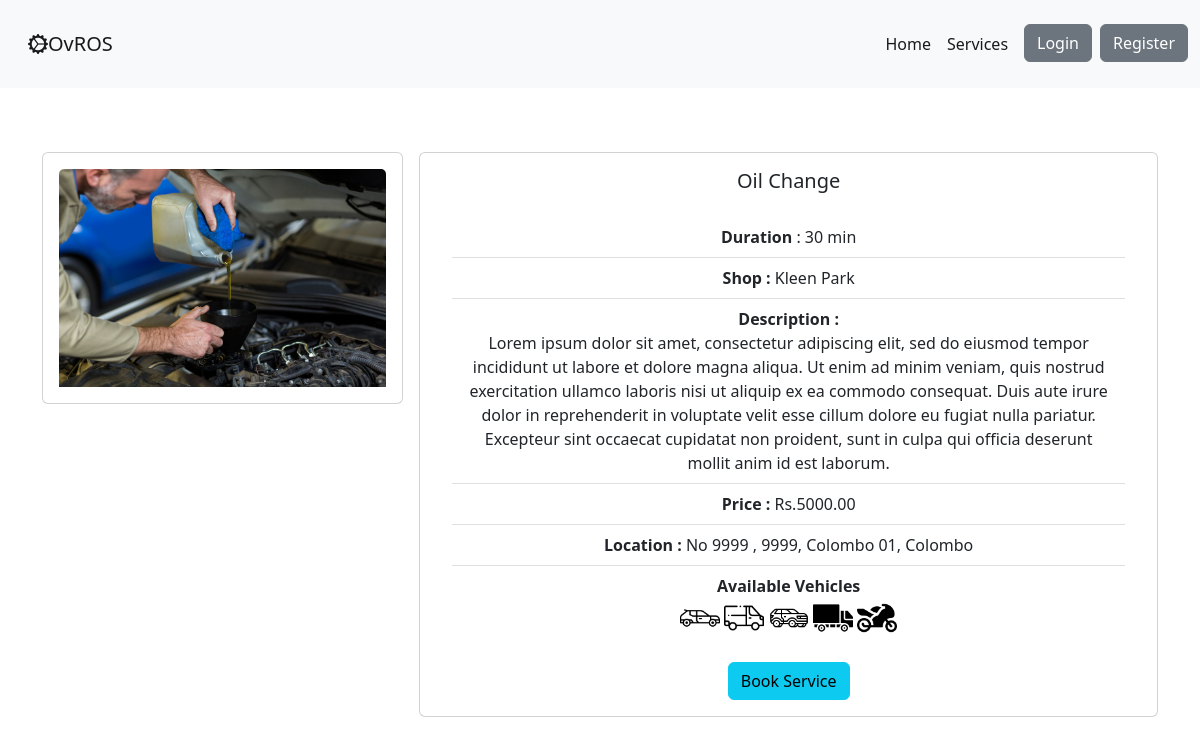
Screenshot of /service/service/2 with the database file from the repository.
### ovros_service_module/models.py (models this page shows, shortened)
class Service(models.Model):
    shop = models.ForeignKey(to=ShopProfile, on_delete=models.CASCADE)
    service_name = models.CharField(max_length=100)
    service_image = models.ImageField(upload_to='images/service_img', blank=True)
    service_description = models.CharField(max_length=500, default='', blank=True)
    service_price = models.DecimalField(max_digits=10, decimal_places=2)
    service_duration = models.CharField(max_length=5)
    is_for_car = models.BooleanField(verbose_name="Available for car", default=False)
    is_for_van = models.BooleanField(verbose_name="Available for van", default=False)
    is_for_suv = models.BooleanField(verbose_name="Available for suv", default=False)
    is_for_lorry = models.BooleanField(verbose_name="Available for lorry", default=False)
    is_for_bike = models.BooleanField(verbose_name="Available for bike", default=False)
    service_availability = models.BooleanField(
        verbose_name="Service availability",
        default=False,
        help_text="is service available currently"
    )
    date_created = models.DateField(auto_now_add=True)
    date_updated = models.DateField(auto_now=True)

### ovros_user_module/models.py (models this page shows, shortened)
class ShopProfile(models.Model):
    user = models.OneToOneField(settings.AUTH_USER_MODEL, on_delete=models.CASCADE)
    user_role = models.CharField('Type', max_length=40, choices=Types.choices, default=Types.USER_SHOP)
    shop_name = models.CharField(max_length=100, help_text="Service Shop name")
    shop_address_no = models.CharField(
        max_length=200,
        help_text="Service Shop address Number",
        default=9999
    )
    shop_address_street = models.CharField(
        max_length=200,
        help_text="Service Shop address street",
        default=9999
    )
    shop_address_city = models.CharField(
        max_length=200,
        help_text="Service Shop address city",
        default=9999
    )
    shop_address_district = models.CharField(
        max_length=200,
        help_text="Service Shop address district",
        default=9999
    )
    shop_contact = models.CharField(max_length=10)
    def get_full_address(self):
        return f'No {self.shop_address_no} , ' \
               f'{self.shop_address_street}, ' \
               f'{self.shop_address_city}, ' \
               f'{self.shop_address_district}'

### ovros_service_module/views.py (the view)
# urls.py: path('service/<service_id>', views.service_detail, name='service_detail'),
def service_detail(request, service_id):
    if request.user.is_authenticated:
        user_profile_role = request.session['profile_data']['profile_data']['profile_role']
        print(service_id, '  ', user_profile_role)
    else:
        user_profile_role = "USER_CUSTOMER"
    service = Service.objects.get(id=service_id)
    return render(request, 'services/service_detail.html',
                  {'service': service,
                   'user_role': user_profile_role
                   })

### ovros_user_module/context_processors.py (called while the page is built)
def profile_data(request):
    return {'profile_data': ProfileData(request)}

### templates/services/service_detail.html (shortened to what this page needs)
{% extends 'base.html' %}
{% load static %}
{% block content %}
    <section id="ovros-service">
        <div class="container">
            <div class="row my-5 g-3">
                <div class="col-12 col-md-6 col-lg-4">
                    <div class="card">
                        <div class="card-body text-center">
                            {% if service.service_image is None %}
                                <img src="{% static 'images/card-header-default.jpg' %}" class="card-img-top"
                                     alt="...">
                            {% else %}
                                <img src="{{ service.service_image.url }}" class="card-img-top" alt="...">
                            {% endif %}
                        </div>
                    </div>
                </div>
                <div class="col-12 col-md-6 col-lg-8">
                    <div class="card">
                        <div class="card-body text-center">
                            <h5 class="card-title">{{ service.service_name }}</h5>
                            <div class="card-body ">
                                <div class="list-group">
                                    <ul class="list-group list-group-flush">
                                        <li class="list-group-item"><strong>Duration</strong>
                                            : {{ service.service_duration }} min
                                        </li>
                                        <li class="list-group-item"><strong>Shop
                                            : </strong>{{ service.shop.shop_name }}</li>
                                        <li class="list-group-item"><strong>Description
                                            :</strong> <br>{{ service.service_description }}</li>
                                        <li class="list-group-item"><strong>Price
                                            :</strong> <span>Rs.</span>{{ service.service_price }}</li>
                                        <li class="list-group-item"><strong>Location
                                            :</strong> {{ service.shop.get_full_address }}</li>
                                        <li class="list-group-item"><strong>Available Vehicles </strong>
                                            <div>
                                                {% if service.is_for_car %}
                                                    <img height="40px" width="40px"
                                                         src="{% static 'icons/car_icon.png' %}">
                                                {% endif %}
                                                {% if service.is_for_van %}
                                                    <img height="40px" width="40px" class="bi"
                                                         src="{% static 'icons/van_icon.png' %}">
                                                {% endif %}
                                                {% if service.is_for_suv %}
                                                    <img height="40px" width="40px" class="bi"
                                                         src="{% static 'icons/suv_icon.png' %}">
                                                {% endif %}
                                                {% if service.is_for_lorry %}
                                                    <img height="40px" width="40px" class="bi"
                                                         src="{% static 'icons/lorry_icon.png' %}">
                                                {% endif %}
                                                {% if service.is_for_bike %}
                                                    <img height="40px" width="40px" class="bi"
                                                         src="{% static 'icons/bike_icon.png' %}">
                                                {% endif %}
                                            </div>
                                        </li>
                                    </ul>
                                </div>
                            </div>
                            {% if user_role == "USER_CUSTOMER" %}
                                <a href="{% url 'add_booking' service.id %}" class="btn btn-info ">Book Service</a>
                            {% endif %}
                        </div>
                    </div>
                </div>
            </div>
        </div>
    </section>
{% endblock %}

### rows the page displays
Service: service_image (picture), service_name "Oil Change", service_duration "30", shop.shop_name "Kleen Park", service_description "Lorem ipsum dolor sit amet, consectetur adipiscing elit, sed do eiusmod tempor incididunt ut labore et dolore magna aliqua. Ut enim ad minim veniam, quis nostrud exercitation ullamco laboris nisi ut aliquip ex ea commodo consequat. Duis aute irure dolor in reprehenderit in voluptate velit esse cillum dolore eu fugiat nulla pariatur. Excepteur sint occaecat cupidatat non proident, sunt in culpa qui officia deserunt mollit anim id est laborum.", service_price "5000.00", shop.get_full_address "No 9999 , 9999, Colombo 01, Colombo"
